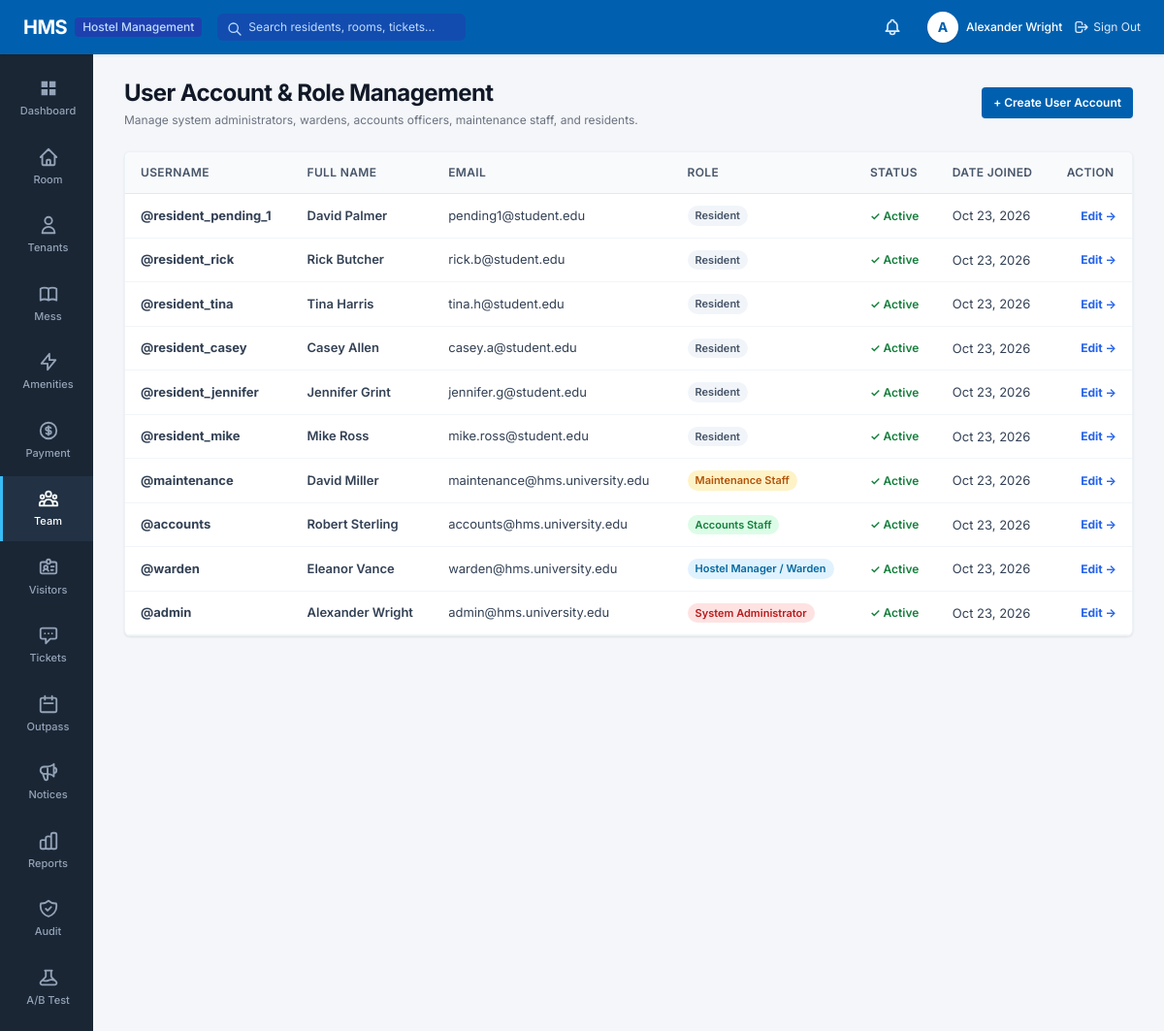
Screenshot of /accounts/users/ (signed in) with the database file from the repository.
### apps/accounts/models.py (models this page shows, shortened)
class User(AbstractUser):
    class Role(models.TextChoices):
        ADMIN = 'ADMIN', 'System Administrator'
        WARDEN = 'WARDEN', 'Hostel Manager / Warden'
        ACCOUNTS = 'ACCOUNTS', 'Accounts Staff'
        MAINTENANCE = 'MAINTENANCE', 'Maintenance Staff'
        RESIDENT = 'RESIDENT', 'Resident'
    role = models.CharField(
        max_length=20,
        choices=Role.choices,
        default=Role.RESIDENT,
        help_text="Designates the user's role and permission scope in HMS."
    )
    phone_number = models.CharField(max_length=20, blank=True, null=True)
    profile_picture = models.ImageField(upload_to='profiles/', blank=True, null=True)
    class Meta:
        verbose_name = 'User'
        verbose_name_plural = 'Users'
        ordering = ['username']
    @property
    def is_admin_user(self):
        return self.role == self.Role.ADMIN or self.is_superuser
    @property
    def is_resident(self):
        return self.role == self.Role.RESIDENT

### apps/accounts/views.py (the view, shortened to what this page needs)
# urls.py: path('users/', views.user_management_list, name='user_list'),
@login_required
@role_required(['ADMIN'])
def user_management_list(request):
    users = User.objects.all().order_by('-date_joined')
    role_filter = request.GET.get('role')
    search_query = request.GET.get('q')
    if role_filter:
        users = users.filter(role=role_filter)
    return render(request, 'accounts/user_list.html', {
        'users': users,
        'role_choices': User.Role.choices,
        'selected_role': role_filter,
        'search_query': search_query,
    })

### apps/notifications/context_processors.py (called while the page is built)
def notifications_context(request):
    if request.user.is_authenticated:
        unread_count = InAppNotification.objects.filter(recipient=request.user, is_read=False).count()
        recent_notifs = InAppNotification.objects.filter(recipient=request.user).order_by('-created_at')[:5]
        return {
            'unread_notifications_count': unread_count,
            'recent_notifications': recent_notifs,
        }
    return {
        'unread_notifications_count': 0,
        'recent_notifications': [],
    }

### templates/accounts/user_list.html (shortened to what this page needs)
{% extends 'base.html' %}
{% block content %}
<div class="space-y-6">
    <div class="flex items-center justify-between">
        <div>
            <h1 class="text-2xl font-bold tracking-tight text-gray-900">User Account & Role Management</h1>
            <p class="text-xs text-gray-500 mt-1">Manage system administrators, wardens, accounts officers, maintenance staff, and residents.</p>
        </div>
        <a href="{% url 'accounts:user_create' %}" class="px-3 py-2 bg-[#0060af] hover:bg-[#005096] text-white text-xs font-semibold rounded shadow-sm">
            + Create User Account
        </a>
    </div>
    <div class="hms-card p-0 overflow-hidden">
        <table class="hms-table">
            <thead>
                <tr>
                    <th>Username</th>
                    <th>Full Name</th>
                    <th>Email</th>
                    <th>Role</th>
                    <th>Status</th>
                    <th>Date Joined</th>
                    <th class="text-right">Action</th>
                </tr>
            </thead>
            <tbody>
                {% for u in users %}
                <tr>
                    <td class="font-bold text-[#0060af]">@{{ u.username }}</td>
                    <td class="font-semibold text-gray-900">{{ u.get_full_name|default:"-" }}</td>
                    <td>{{ u.email }}</td>
                    <td>
                        <span class="badge {% if u.role == 'ADMIN' %}badge-danger{% elif u.role == 'WARDEN' %}badge-info{% elif u.role == 'ACCOUNTS' %}badge-success{% elif u.role == 'MAINTENANCE' %}badge-warning{% else %}badge-gray{% endif %}">
                            {{ u.get_role_display }}
                        </span>
                    </td>
                    <td>
                        {% if u.is_active %}
                        <span class="text-xs text-green-700 font-semibold">&check; Active</span>
                        {% else %}
                        <span class="text-xs text-red-600 font-semibold">Disabled</span>
                        {% endif %}
                    </td>
                    <td class="text-xs text-gray-400">{{ u.date_joined|date:"M d, Y" }}</td>
                    <td class="text-right">
                        <a href="{% url 'accounts:user_update' u.id %}" class="text-xs text-blue-600 font-bold hover:underline">
                            Edit &rarr;
                        </a>
                    </td>
                </tr>
                {% empty %}
                <tr>
                    <td colspan="7" class="text-center py-8 text-gray-400 text-xs">No users found.</td>
                </tr>
                {% endfor %}
            </tbody>
        </table>
    </div>
</div>
{% endblock %}

### templates/base.html (shortened to what this page needs)
{% load static %}
<!DOCTYPE html>
<html lang="en">
<head>
    <script src="https://cdn.tailwindcss.com"></script>
    <link rel="stylesheet" href="{% static 'css/hms.css' %}">
</head>
<body class="bg-[#f4f6f9] text-[#1e293b] flex flex-col min-h-screen">
    <header class="hms-header flex items-center justify-between px-6 text-white sticky top-0 z-50">
        <div class="flex items-center space-x-4">
            <a href="{% url 'accounts:dashboard' %}" class="flex items-center space-x-2 text-white hover:opacity-90 transition">
                <span class="text-xl font-bold tracking-tight">HMS</span>
                <span class="text-xs bg-blue-800 text-blue-200 px-2 py-0.5 rounded font-medium">Hostel Management</span>
            </a>
            <form action="{% url 'reports:global_search' %}" method="GET" class="hidden md:flex items-center ml-6">
                <div class="relative">
                    <input type="text" name="q" placeholder="Search residents, rooms, tickets..."
                           class="bg-blue-800/60 text-white placeholder-blue-200 text-xs rounded-md px-3 py-1.5 pl-8 focus:outline-none focus:ring-1 focus:ring-white w-64 transition">
                    <svg class="w-4 h-4 text-blue-200 absolute left-2.5 top-2" fill="none" stroke="currentColor" viewBox="0 0 24 24">
                        <path stroke-linecap="round" stroke-linejoin="round" stroke-width="2" d="M21 21l-6-6m2-5a7 7 0 11-14 0 7 7 0 0114 0z"></path>
                    </svg>
                </div>
            </form>
        </div>
        <div class="flex items-center space-x-5">
            <a href="{% url 'notifications:notification_list' %}" class="relative p-1.5 text-blue-100 hover:text-white hover:bg-blue-800 rounded-full transition" title="Notifications">
            </a>
            <div class="flex items-center space-x-3">
                <a href="{% url 'accounts:profile' %}" class="flex items-center space-x-2 text-white hover:opacity-90">
                    <div class="w-8 h-8 rounded-full bg-white text-hmsblue font-bold flex items-center justify-center text-sm shadow">
                        {{ request.user.first_name|default:request.user.username|make_list|first|upper }}
                    </div>
                    <span class="hidden sm:inline text-xs font-medium">{{ request.user.get_full_name|default:request.user.username }}</span>
                </a>
                <a href="{% url 'accounts:logout' %}" class="text-xs text-blue-100 hover:text-white hover:underline flex items-center space-x-1 ml-2">
                    <svg class="w-4 h-4" fill="none" stroke="currentColor" viewBox="0 0 24 24">
                        <path stroke-linecap="round" stroke-linejoin="round" stroke-width="2" d="M17 16l4-4m0 0l-4-4m4 4H7m6 4v1a3 3 0 01-3 3H6a3 3 0 01-3-3V7a3 3 0 013-3h4a3 3 0 013 3v1"></path>
                    </svg>
                    <span>Sign Out</span>
                </a>
            </div>
        </div>
    </header>
    <div class="flex flex-1">
        <aside class="hms-sidebar flex flex-col py-3 select-none">
            <nav class="space-y-1">
                <a href="{% url 'accounts:dashboard' %}" class="hms-nav-item {% if request.resolver_match.app_name == 'accounts' and request.resolver_match.url_name == 'hostel_dashboard' %}active{% endif %}">
                    <svg fill="currentColor" viewBox="0 0 24 24">
                        <path d="M4 4h7v7H4V4zm9 0h7v7h-7V4zm-9 9h7v7H4v-7zm9 0h7v7h-7v-7z"/>
                    </svg>
                    <span>Dashboard</span>
                </a>
                <a href="{% url 'rooms:room_list' %}" class="hms-nav-item {% if request.resolver_match.app_name == 'rooms' %}active{% endif %}">
                    <svg fill="none" stroke="currentColor" stroke-width="2" viewBox="0 0 24 24">
                        <path stroke-linecap="round" stroke-linejoin="round" d="M3 12l2-2m0 0l7-7 7 7M5 10v10a1 1 0 001 1h3m10-11l2 2m-2-2v10a1 1 0 01-1 1h-3m-6 0a1 1 0 001-1v-4a1 1 0 011-1h2a1 1 0 011 1v4a1 1 0 001 1m-6 0h6"/>
                    </svg>
                    <span>Room</span>
                </a>
                {% if not request.user.is_resident %}
                <a href="{% url 'residents:resident_list' %}" class="hms-nav-item {% if request.resolver_match.app_name == 'residents' and request.resolver_match.url_name != 'resident_dashboard' %}active{% endif %}">
                    <svg fill="none" stroke="currentColor" stroke-width="2" viewBox="0 0 24 24">
                        <path stroke-linecap="round" stroke-linejoin="round" d="M16 7a4 4 0 11-8 0 4 4 0 018 0zM12 14a7 7 0 00-7 7h14a7 7 0 00-7-7z"/>
                    </svg>
                    <span>Tenants</span>
                </a>
                {% endif %}
                <a href="{% url 'dining:meal_menu' %}" class="hms-nav-item {% if request.resolver_match.app_name == 'dining' %}active{% endif %}">
                    <span>Mess</span>
                </a>
                <a href="{% url 'rooms:amenity_list' %}" class="hms-nav-item {% if request.resolver_match.url_name == 'amenity_list' %}active{% endif %}">
                    <svg fill="none" stroke="currentColor" stroke-width="2" viewBox="0 0 24 24">
                        <path stroke-linecap="round" stroke-linejoin="round" d="M13 10V3L4 14h7v7l9-11h-7z"/>
                    </svg>
                    <span>Amenities</span>
                </a>
                <a href="{% url 'finance:payment_list' %}" class="hms-nav-item {% if request.resolver_match.app_name == 'finance' %}active{% endif %}">
                    <svg fill="none" stroke="currentColor" stroke-width="2" viewBox="0 0 24 24">
                        <path stroke-linecap="round" stroke-linejoin="round" d="M12 8c-1.657 0-3 .895-3 2s1.343 2 3 2 3 .895 3 2-1.343 2-3 2m0-8c1.11 0 2.08.402 2.599 1M12 8V7m0 1v8m0 0v1m0-1c-1.11 0-2.08-.402-2.599-1M21 12a9 9 0 11-18 0 9 9 0 0118 0z"/>
                    </svg>
                    <span>Payment</span>
                </a>
                {% if request.user.is_admin_user %}
                <a href="{% url 'accounts:user_list' %}" class="hms-nav-item {% if request.resolver_match.url_name == 'user_list' %}active{% endif %}">
                    <span>Team</span>
                </a>
                {% endif %}
                <a href="{% url 'visitors:visitor_list' %}" class="hms-nav-item {% if request.resolver_match.app_name == 'visitors' %}active{% endif %}">
                    <span>Visitors</span>
                </a>
                <a href="{% url 'complaints:complaint_list' %}" class="hms-nav-item {% if request.resolver_match.app_name == 'complaints' %}active{% endif %}">
                    <svg fill="none" stroke="currentColor" stroke-width="2" viewBox="0 0 24 24">
                        <path stroke-linecap="round" stroke-linejoin="round" d="M8 10h.01M12 10h.01M16 10h.01M9 16H5a2 2 0 01-2-2V6a2 2 0 012-2h14a2 2 0 012 2v8a2 2 0 01-2 2h-5l-5 5v-5z"/>
                    </svg>
                    <span>Tickets</span>
                </a>
                <a href="{% url 'attendance:outpass_list' %}" class="hms-nav-item {% if request.resolver_match.app_name == 'attendance' %}active{% endif %}">
                    <svg fill="none" stroke="currentColor" stroke-width="2" viewBox="0 0 24 24">
                        <path stroke-linecap="round" stroke-linejoin="round" d="M8 7V3m8 4V3m-9 8h10M5 21h14a2 2 0 002-2V7a2 2 0 00-2-2H5a2 2 0 00-2 2v12a2 2 0 002 2z"/>
                    </svg>
                    <span>Outpass</span>
                </a>
                <a href="{% url 'notices:notice_list' %}" class="hms-nav-item {% if request.resolver_match.app_name == 'notices' %}active{% endif %}">
                    <span>Notices</span>
                </a>
                {% if not request.user.is_resident %}
                <a href="{% url 'reports:reports_overview' %}" class="hms-nav-item {% if request.resolver_match.app_name == 'reports' %}active{% endif %}">
                    <span>Reports</span>
                </a>
                {% endif %}
                {% if request.user.is_admin_user %}
                <a href="{% url 'audit:audit_list' %}" class="hms-nav-item {% if request.resolver_match.app_name == 'audit' %}active{% endif %}">
                    <span>Audit</span>
                </a>
                <a href="{% url 'abtesting:ab_dashboard' %}" class="hms-nav-item {% if request.resolver_match.app_name == 'abtesting' %}active{% endif %}">
                    <span>A/B Test</span>
                </a>
                {% endif %}
            </nav>
        </aside>
        <main class="hms-main-content">
            {% block content %}{% endblock %}
        </main>
    </div>
</body>
</html>

### static/css/hms.css (style rules this page uses)
:root { --hms-blue-header: #0060af; --hms-blue-hover: #005096; --hms-sidebar-bg: #1a2634; --hms-sidebar-hover: #223244; --hms-sidebar-active: #0060af; --hms-page-bg: #f4f6f9; --hms-card-bg: #ffffff; --hms-text-main: #1e293b; --hms-text-muted: #64748b; --hms-green: #16a34a; --hms-red: #dc2626; --hms-amber: #d97706; }
body { background-color: var(--hms-page-bg); color: var(--hms-text-main); font-family: 'Inter', -apple-system, BlinkMacSystemFont, "Segoe UI", Roboto, sans-serif; margin: 0; padding: 0; min-height: 100vh; }
.hms-header { background-color: var(--hms-blue-header); height: 56px; box-shadow: 0 1px 3px rgba(0, 0, 0, 0.1); }
.hms-sidebar { background-color: var(--hms-sidebar-bg); width: 96px; min-height: calc(100vh - 56px); transition: width 0.2s ease; }
.hms-nav-item { display: flex; flex-direction: column; align-items: center; justify-content: center; padding: 12px 6px; color: #94a3b8; text-decoration: none; font-size: 11px; font-weight: 500; transition: all 0.15s ease-in-out; border-left: 3px solid transparent; }
.hms-nav-item.active { color: #ffffff; background-color: var(--hms-sidebar-hover); border-left: 3px solid #38bdf8; }
.hms-nav-item svg { width: 22px; height: 22px; margin-bottom: 4px; }
.hms-main-content { background-color: var(--hms-page-bg); flex: 1; padding: 24px 32px; }
.hms-card { background: #ffffff; border-radius: 6px; box-shadow: 0 1px 3px rgba(0, 0, 0, 0.06), 0 1px 2px rgba(0, 0, 0, 0.04); padding: 20px; border: 1px solid #edf2f7; }
.hms-table { width: 100%; border-collapse: separate; border-spacing: 0; }
.hms-table th { background-color: #f8fafc; color: #475569; font-size: 12px; font-weight: 600; text-transform: uppercase; letter-spacing: 0.03em; padding: 12px 16px; border-bottom: 1px solid #e2e8f0; text-align: left; }
.hms-table td { padding: 12px 16px; font-size: 13px; color: #334155; border-bottom: 1px solid #f1f5f9; }
.badge { display: inline-flex; align-items: center; padding: 2px 8px; border-radius: 9999px; font-size: 11px; font-weight: 600; }
.badge-success { background-color: #dcfce7; color: #15803d; }
.badge-warning { background-color: #fef3c7; color: #b45309; }
.badge-danger { background-color: #fee2e2; color: #b91c1c; }
.badge-info { background-color: #e0f2fe; color: #0369a1; }
.badge-gray { background-color: #f1f5f9; color: #475569; }

### rows the page displays
User: user.first_name|make_list "A", user.get_full_name "Alexander Wright", username "admin", get_full_name "Alexander Wright", email "admin@hms.university.edu", role "System Administrator", is_active "✓ Active", date_joined "Oct 23, 2026"
User: username "resident_pending_1", get_full_name "David Palmer", email "pending1@student.edu", role "Resident", is_active "✓ Active", date_joined "Oct 23, 2026"
User: username "resident_rick", get_full_name "Rick Butcher", email "rick.b@student.edu", role "Resident", is_active "✓ Active", date_joined "Oct 23, 2026"
User: username "resident_tina", get_full_name "Tina Harris", email "tina.h@student.edu", role "Resident", is_active "✓ Active", date_joined "Oct 23, 2026"
User: username "resident_casey", get_full_name "Casey Allen", email "casey.a@student.edu", role "Resident", is_active "✓ Active", date_joined "Oct 23, 2026"
User: username "resident_jennifer", get_full_name "Jennifer Grint", email "jennifer.g@student.edu", role "Resident", is_active "✓ Active", date_joined "Oct 23, 2026"
User: username "resident_mike", get_full_name "Mike Ross", email "mike.ross@student.edu", role "Resident", is_active "✓ Active", date_joined "Oct 23, 2026"
User: username "maintenance", get_full_name "David Miller", email "maintenance@hms.university.edu", role "Maintenance Staff", is_active "✓ Active", date_joined "Oct 23, 2026"
User: username "accounts", get_full_name "Robert Sterling", email "accounts@hms.university.edu", role "Accounts Staff", is_active "✓ Active", date_joined "Oct 23, 2026"
User: username "warden", get_full_name "Eleanor Vance", email "warden@hms.university.edu", role "Hostel Manager / Warden", is_active "✓ Active", date_joined "Oct 23, 2026"
